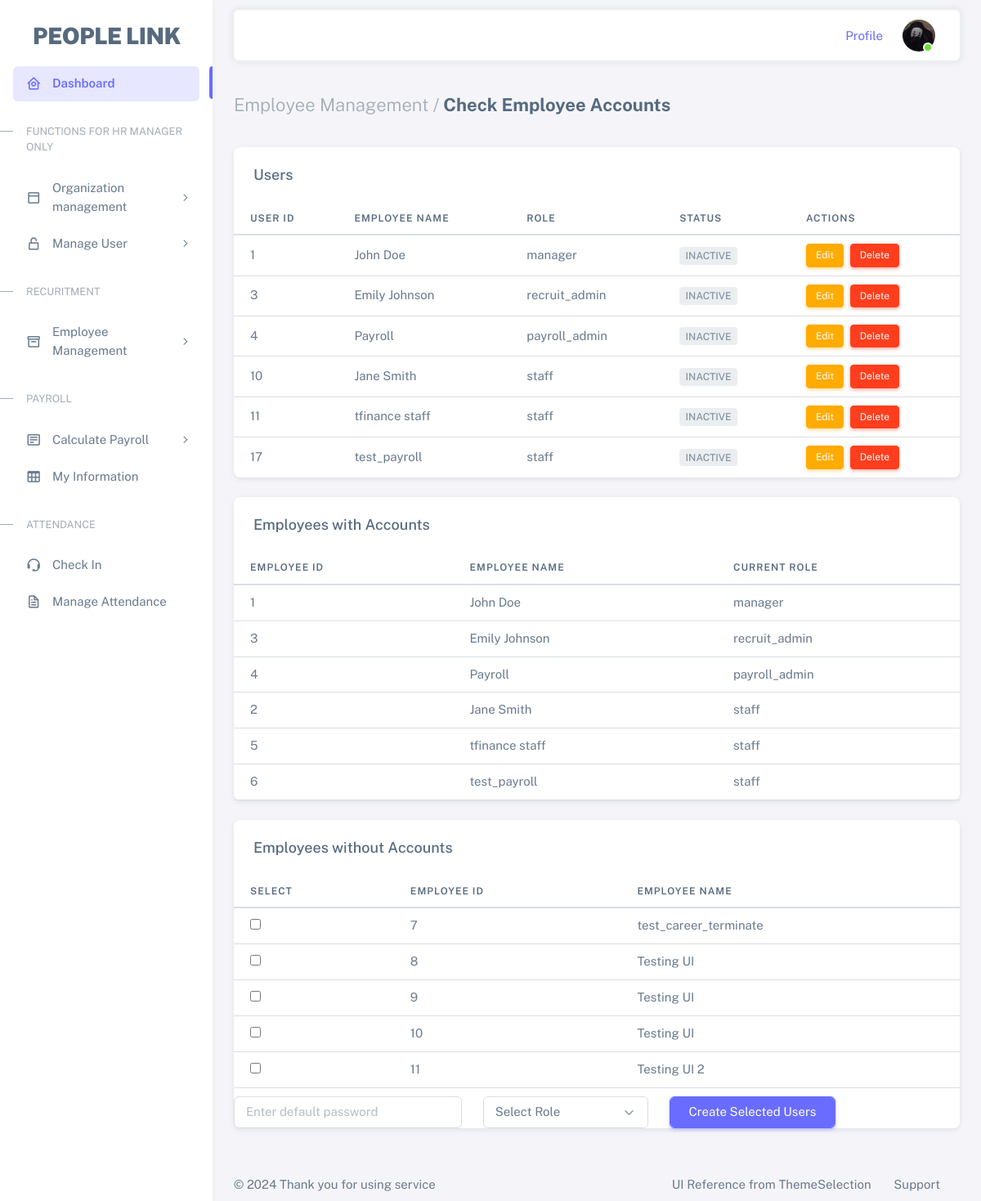
The app's page /check_employee_accounts, older data.
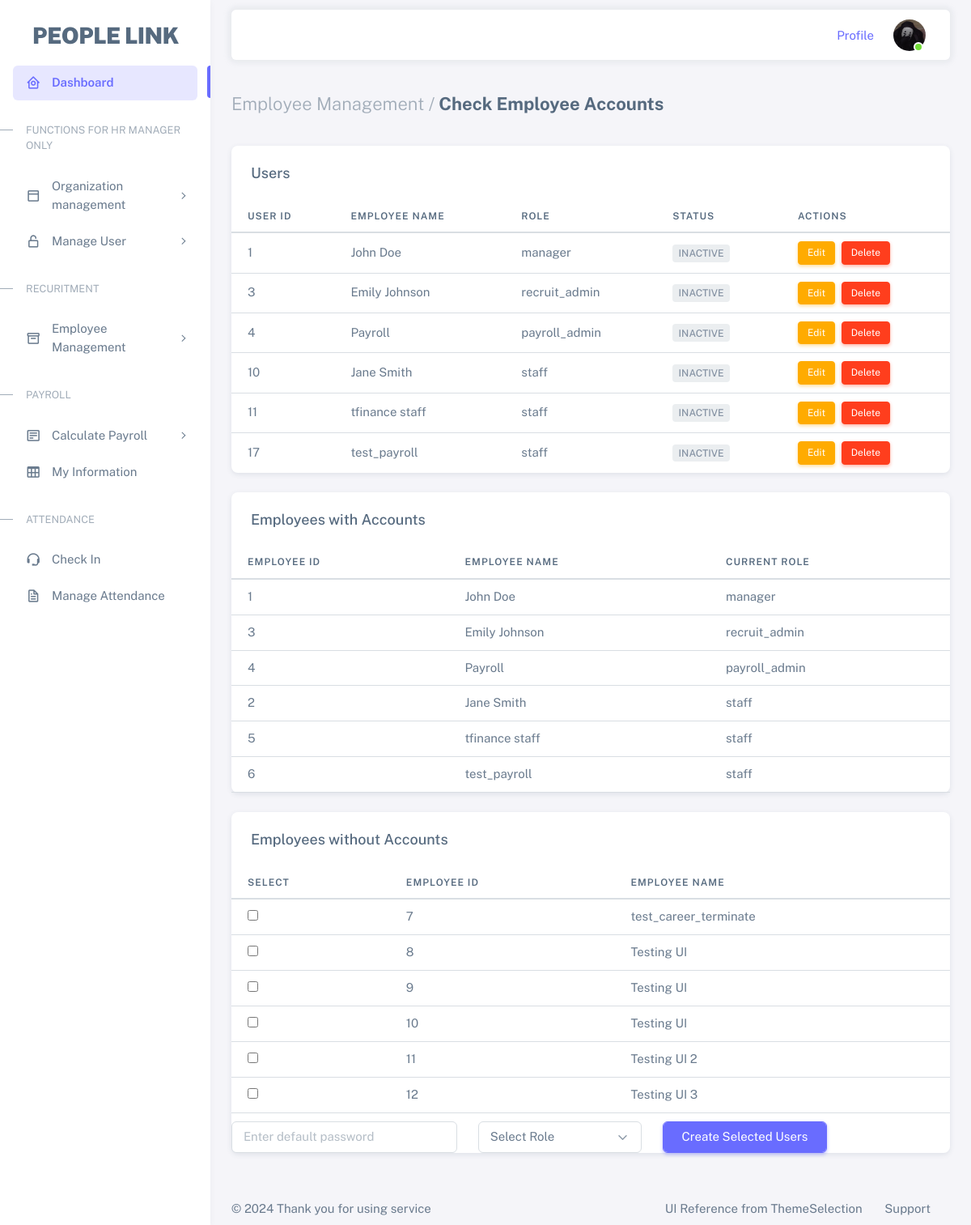
The same page, newer data.
### tables this page shows
CREATE TABLE users (
        user_id INTEGER PRIMARY KEY AUTOINCREMENT,
        emp_id INTEGER NOT NULL,
        password BLOB NOT NULL,  -- Changed to BLOB for storing hashed passwords
        role TEXT CHECK(role IN ('manager', 'recruit_admin', 'payroll_admin', 'staff')) NOT NULL,
        FOREIGN KEY (emp_id) REFERENCES employee (emp_id)
    );

CREATE TABLE employee (
        emp_id INTEGER PRIMARY KEY AUTOINCREMENT,
        emp_name TEXT NOT NULL,
        department TEXT NOT NULL,
        job_status TEXT NOT NULL,
        gender TEXT NOT NULL,
        termination_date DATE,
        employee_status TEXT NOT NULL,
        join_date DATE NOT NULL,
        pos_id INTEGER NOT NULL,
        FOREIGN KEY (pos_id) REFERENCES position (pos_id)
    );

### app.py (the view)
@app.route('/check_employee_accounts')
def check_employee_accounts():
    conn = get_db()
    cursor = conn.cursor()
    cursor.execute('''
    SELECT
        u.user_id,
        e.emp_name,
        u.role
    FROM
        users u
    JOIN
        employee e
    ON
        u.emp_id = e.emp_id
    ''')
    users_with_name = cursor.fetchall()
    current_emp_id = session.get('emp_id')
    cursor.execute('''
        SELECT e.emp_id, e.emp_name, u.role
        FROM employee e
        JOIN users u ON e.emp_id = u.emp_id
    ''')
    employees_with_accounts = cursor.fetchall()
    cursor.execute('''
        SELECT e.emp_id, e.emp_name
        FROM employee e
        LEFT JOIN users u ON e.emp_id = u.emp_id
        WHERE u.emp_id IS NULL
    ''')
    employees_without_accounts = cursor.fetchall()
    conn.close()
    return render_template('check_employee_accounts.html',
                           employees_with_accounts=employees_with_accounts,
                           employees_without_accounts=employees_without_accounts,
                           users_with_name=users_with_name, current_emp_id=current_emp_id
                           )

### app.py (called while the page is built)
def get_db():
    conn = sqlite3.connect('hrm.db')
    conn.row_factory = sqlite3.Row
    return conn

### templates/check_employee_accounts.html (shortened to what the changed rows need)
{% extends "base.html" %}
{% block content %}
<div class="container-xxl flex-grow-1 container-p-y">
        <div class="card mb-4">
            <div class="table-responsive text-nowrap">
                <table class="table">
                    <thead>
                        <tr>
                            <th>User ID</th>
                            <th>Employee Name</th>
                            <th>Role</th>
                            <th>Status</th>
                            <th>Actions</th>
                        </tr>
                    </thead>
                    <tbody class="table-border-bottom-0">
                        {% for user in users_with_name %}
                        <tr>
                            <td>{{ user[0] }}</td>
                            <td>{{ user[1] }}</td>
                            <td>{{ user[2] }}</td>
                            <td>
                                {% if user[0] == current_emp_id %}
                                    <span class="badge bg-label-primary me-1">Active</span>
                                {% else %}
                                    <span class="badge bg-label-secondary me-1">Inactive</span>
                                {% endif %}
                            </td>
                            <td>
                                <a href="{{ url_for('edit_user', user_id=user[0], role=user[2]) }}" class="btn btn-warning btn-sm me-1">Edit</a>
                                <form action="{{ url_for('delete_user', user_id=user[0], role=user[2]) }}" method="POST" style="display:inline;">
                                    <button type="submit" class="btn btn-danger btn-sm">Delete</button>
                                </form>
                            </td>
                        </tr>
                        {% endfor %}
                    </tbody>
                </table>
            </div>
        </div>
    <div class="card mb-4">
        <div class="table-responsive text-nowrap">
            <table class="table">
                <thead>
                    <tr>
                        <th>Employee ID</th>
                        <th>Employee Name</th>
                        <th>Current Role</th>
                    </tr>
                </thead>
                <tbody>
                    {% for emp in employees_with_accounts %}
                    <tr>
                        <td>{{ emp[0] }}</td>
                        <td>{{ emp[1] }}</td>
                        <td>{{ emp[2] }}</td>
                    </tr>
                    {% endfor %}
                </tbody>
            </table>
        </div>
    </div>
    <div class="card mb-4">
        <form action="{{ url_for('add_users') }}" method="post">
            <div class="table-responsive text-nowrap">
                <table class="table">
                    <thead>
                        <tr>
                            <th>Select</th>
                            <th>Employee ID</th>
                            <th>Employee Name</th>
                        </tr>
                    </thead>
                    <tbody>
                        {% if employees_without_accounts %}
                        {% for emp in employees_without_accounts %}
                        <tr>
                            <td><input type="checkbox" name="emp_ids" value="{{ emp[0] }}"></td>
                            <td>{{ emp[0] }}</td>
                            <td>{{ emp[1] }}</td>
                        </tr>
                        {% endfor %}
                        {% else %}
                        <tr>
                            <td colspan="3">No employees found</td>
                        </tr>
                        {% endif %}
                    </tbody>
                </table>
            </div>
        </form>
    </div>
        </div>
{% endblock %}

Row changes from the older to the newer data that the page shows:
added employee: emp_id "12", emp_name "Testing UI 3"
